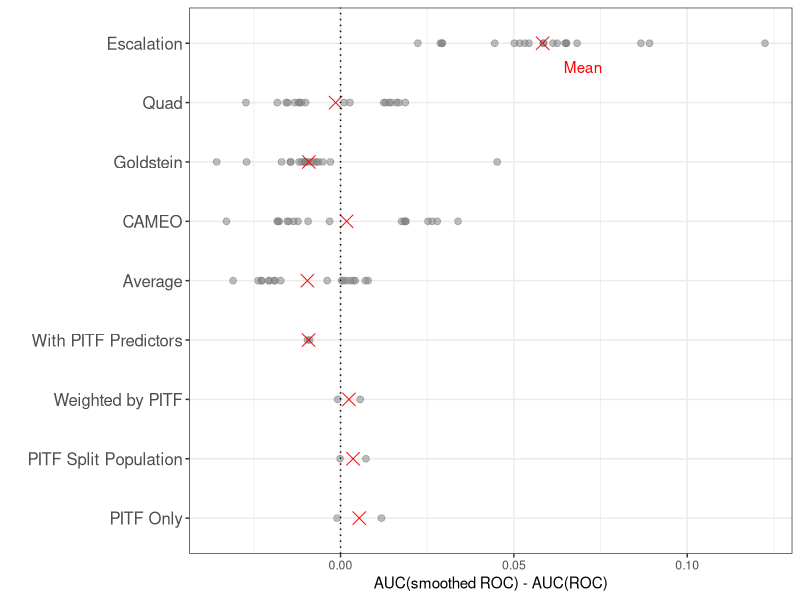

This chart was generated by the following R code: (Note: this script raises an error after producing the figure.)
## ---- chunk 1
knitr::opts_chunk$set(echo = FALSE, message=FALSE)
# options(tinytex.verbose = TRUE)

library(readr)
library(dplyr)
library(tidyr)
library(tidyverse)
library(kableExtra)
library(stringr)
## ---- chunk 2
table1_benefit <- read_csv("data/table1-smooth-benefit.csv") 
table2_benefit <- read_csv("data/table2-smooth-benefit.csv") 

benefit <- bind_rows(
  table1_benefit %>%
    rename(setting = Model) %>%
    pivot_longer(-c(horizon, setting), names_to = "model", values_to = "diff"),
  table2_benefit %>%
    rename(setting = Model, Escalation = `Escalation Only`) %>%
    pivot_longer(-c(horizon, setting), names_to = "model", values_to = "diff")
)

# mean benefit by model
means <- benefit %>%
  group_by(model) %>%
  summarize(avg_benefit = mean(diff))

ann_text <- tibble(horizon = "1 month", diff = 0.07, model = 8.6, label = "Mean")

model_levels <- c("Escalation", "Quad", "Goldstein", "CAMEO", "Average", 
                  "With PITF Predictors", "Weighted by PITF", "PITF Split Population",
                  "PITF Only")
benefit %>%
  mutate(model = factor(model, levels = rev(model_levels))) %>%
  ggplot(aes(y = model)) + 
  #facet_wrap(~ horizon, scales = "free_x") +
  geom_point(aes(x = diff), alpha = 0.5, size = 2, color = "gray50") +
  geom_point(data = means, aes(x = avg_benefit), shape = 4, color = "red", size = 4) +
  labs(x = "AUC(smoothed ROC) - AUC(ROC)",
       y = "") +
  theme_bw() +
  geom_text(data = ann_text, aes(x = diff, label = label), col = "red") +
  geom_vline(xintercept = 0, linetype = 3) +
  theme(axis.text.y = element_text(size = 12))
## ---- chunk 3
table2_full <- read_csv("data/table2-for-appendix.csv")

table2_full %>%
  select(horizon, column, N_test, cases) %>%
  pivot_wider(names_from = column, values_from = N_test) %>%
  arrange(horizon, desc(cases)) %>%
  rename(Cases = cases, Horizon = horizon) %>%
  select(Cases, Horizon, everything()) %>%
  arrange(desc(Cases), Horizon) %>%
  knitr::kable(
    "latex", booktabs = TRUE, digits = 0,
    caption = "Number of valid test predictions for the escalation and structural alterantives models (B\\&S Table 2)",
    label = "table2-N") %>%
  column_spec(3:7, width = "2cm") %>%
  collapse_rows(1:2, row_group_label_position = "stack") 
## ---- chunk 4
table1_nosmooth <- read_csv("data/table1-nosmooth.csv")

table1_nosmooth %>%
  select(-horizon) %>%
  knitr::kable(
    digits = 2, booktabs = TRUE, 
    caption = "Comparison of the escalation model to alternative ICEWS model using test set AUC-ROC, \\textit{without} smoothed ROC curves (Replication of B\\&S Table 1)",
    label = "table1-nosmooth") %>% 
  pack_rows(index = c("One-month forecasts" = 9, "Six-month forecasts" = 9))
## ---- chunk 5
table2_nosmooth <- read_csv("data/table2-nosmooth.csv")

table2_nosmooth %>%
  dplyr::select(-Model, -horizon) %>%
  knitr::kable(
    digits = 2, booktabs = TRUE, 
    caption = "Comparison of escalation model to structural extensions, using test set AUC-ROC (Replication of B\\&S Table 2)",
    label = "table2-fixed") %>%
  column_spec(2:6, width = "2cm") %>%
  pack_rows(index = c("One-month forecasts" = 1, "Six-month forecasts" = 1)) %>%
  footnote("Differences from the original B\\&S Table 2: (1) AUC-ROC values are computed on the common subset of cases, meaning that N is equal in each row; (2) AUC-ROC values are computed using original, non-smoothed ROC curves.", footnote_as_chunk = TRUE, threeparttable = TRUE)
## ---- chunk 6
tab4o <- read_csv("data/table4-original.csv")
tab4f <- read_csv("data/table4-fixed.csv")

tab4o <- tab4o %>%
  rename(header = type) %>%
  mutate(source = "Original, scored with civil war incidence")
tab4f <- tab4f %>%
  rename(Predicted0 = `0`, Predicted1 = `1`) %>%
  mutate(source = "Fixed, scored with civil war onset")

tab4 <- bind_rows(tab4o, tab4f) %>%
  select(source, header, everything())

tab4 %>%
  knitr::kable(
    caption = "Replication of B\\&S Table 4: 2016 Confusion Matrices for Six-month Escalation Model.",
    label = "table4",
    booktabs = TRUE
  ) %>%
  kableExtra::collapse_rows(1:2, row_group_label_position = "stack")
## ---- chunk 7
table2_full <- read_csv("data/table2-for-appendix.csv")
  
table2_full %>%
  pivot_longer(auc_roc:auc_roc_smoothed, names_to = "Smoothed ROC",
               values_to = "auc_roc") %>%
  mutate(`Smoothed ROC` = case_when(
    `Smoothed ROC`=="auc_roc" ~ "No",
    TRUE ~ "Yes")
  ) %>%
  select(horizon, column, cases, `Smoothed ROC`, auc_roc) %>%
  pivot_wider(names_from = column, values_from = auc_roc) %>%
  rename(Cases = cases, Horizon = horizon) %>%
  select(Cases, Horizon, `Smoothed ROC`, everything()) %>%
  arrange(desc(Cases), Horizon, desc(`Smoothed ROC`)) %>%
  knitr::kable(
    "latex", booktabs = TRUE, digits = 2,
               caption = "Replication of B\\&S Table 2 with smoothed/original ROC and with original varying N cases or adjusting for common case set with constant N",
    label = "table2-full") %>%
  column_spec(3, width = "1.5cm") %>%
  column_spec(4:8, width = "2cm") %>%
  collapse_rows(1:3, row_group_label_position = "stack")

## ---- chunk 8
table1_smooth <- read_csv("data/table1-smooth.csv")

table1_smooth %>%
  select(-horizon) %>%
  knitr::kable(
    digits = 2, booktabs = TRUE, 
    caption = "Replication of B\\&S Table 1 with smoothed ROC curves; test set AUC-ROC for various models",
    label = "table1-smooth") %>% 
  pack_rows(index = c("One-month forecasts" = 9, "Six-month forecasts" = 9))
## ---- chunk 9
table1_benefit <- read_csv("data/table1-smooth-benefit.csv") 
table1_benefit %>%
  select(-horizon) %>%
  knitr::kable(
    digits = 2, booktabs = TRUE, 
    caption = "Smoothing advantage for B\\&S Table 1: the gain in AUC-ROC when calculated using smoothed ROC curves",
    label = "table1-benefit") %>% 
  pack_rows(index = c("One-month forecasts" = 9, "Six-month forecasts" = 9))

table2_benefit <- read_csv("data/table2-smooth-benefit.csv") 
table2_benefit %>%
  select(-horizon) %>%
  knitr::kable(
    digits = 2, booktabs = TRUE, 
    caption = "Smoothing advantage for B\\&S Table 2: the gain in AUC-ROC when calculated using smoothed ROC curves",
    label = "table2-benefit") %>% 
  column_spec(2:6, width = "2cm") %>%
  pack_rows(index = c("One-month forecasts" = 1, "Six-month forecasts" = 1))
